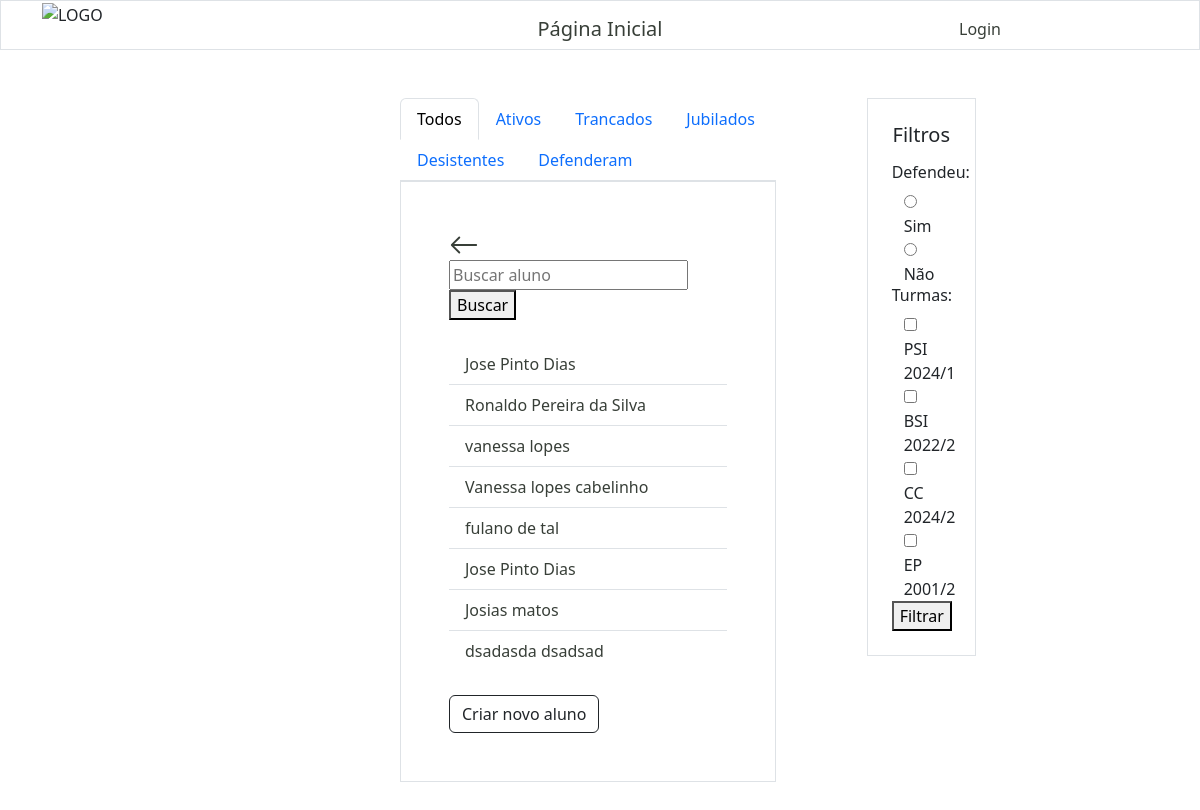
Page /alunos/ on the earlier database version.
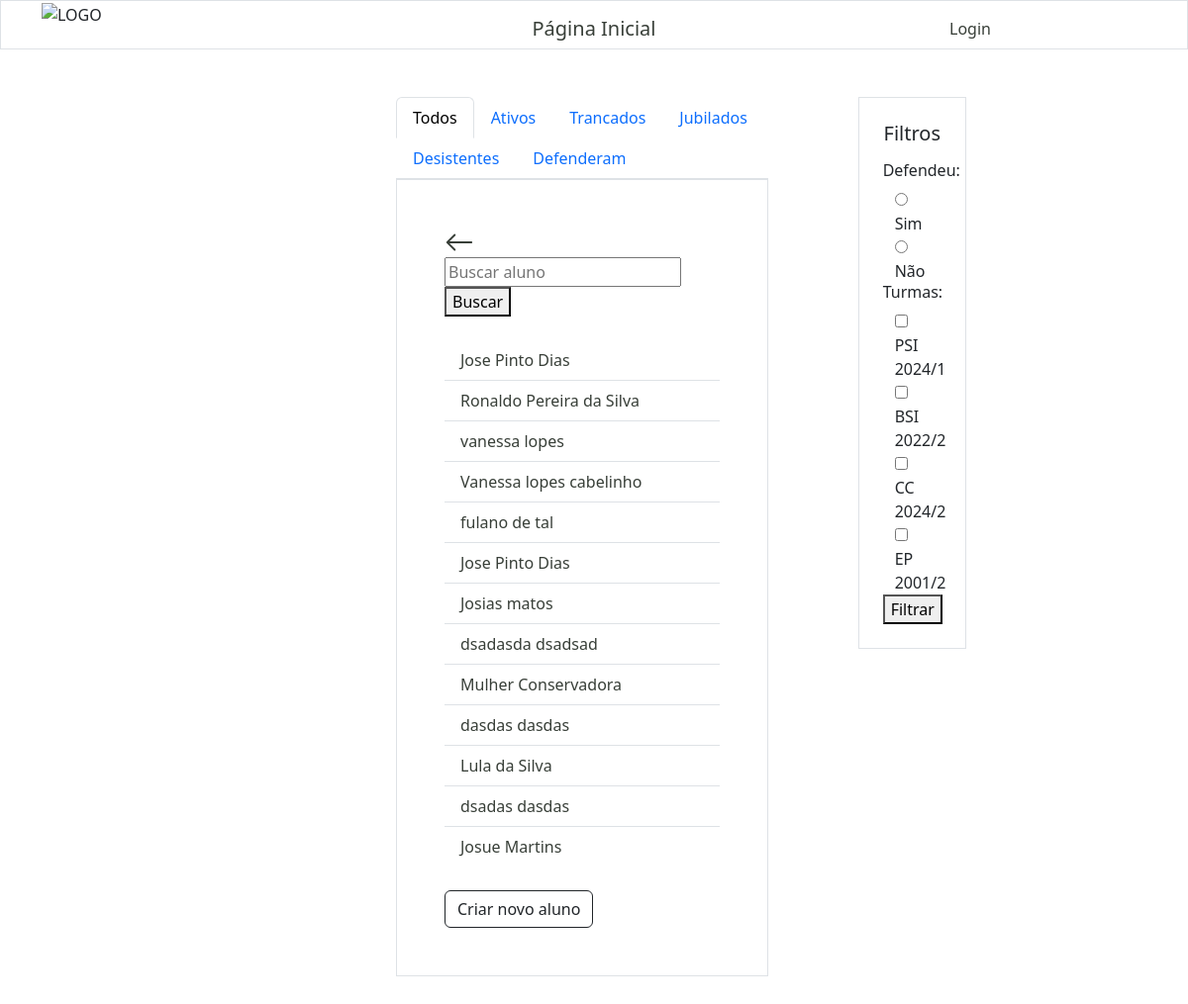
Same page on the later database version.
### alunos/models.py (models this page shows)
class Aluno(models.Model):
    nome = models.CharField(max_length=255)
    sobrenome = models.CharField(max_length=255)
    curso = models.ForeignKey(Turma, on_delete=models.SET_NULL, null=True)
    orientadores = models.ManyToManyField('docentes.Docente', related_name='alunos_orientados')
    defesa = models.BooleanField(blank=True)
    data_defesa = models.DateField(null=True, blank=True)
    artigo = models.URLField(max_length=400, blank=True)
    bolsista = models.CharField(max_length=30, null=True, blank=True)
    obs = models.TextField(max_length=255, blank=True)
    email = models.EmailField(max_length=255, null=True)
    matricula = models.CharField(max_length=20, null=True)
    SITUACAO_CHOICES = [
        ("E", "Em andamento"),
        ("J", "Jubilado"),
        ("D", "Desistência"),
        ("T", "Trancamento"),
        ("C", "Concluído"),
    ]
    situacao = models.CharField(max_length=2, choices=SITUACAO_CHOICES, default='E')
    motivo = models.TextField(null=True, blank=True)
    def __str__(self):
        return f"{self.nome} {self.sobrenome}"

### turmas/models.py (models this page shows, shortened)
class Turma(models.Model):
    nome = models.CharField(max_length=255)
    vagas = models.IntegerField(null=True)
    curso = models.CharField(max_length=255)
    data_de_inicio = models.DateField(null=True)
    data_de_criacao = models.DateField(default=timezone.now)

### alunos/views.py (the view)
# urls.py: path('alunos/', views.alunos, name='alunos'),
def alunos(request):
    alunosValues = pesquisa_aluno(request)
    defendeu = request.GET.get('defendeu')
    turmas_selecionadas = request.GET.getlist('turma')
    if defendeu == '0':
        alunosValues = alunosValues.filter(defesa=True)
    elif defendeu == '1':
        alunosValues = alunosValues.filter(defesa=False)
    aluno_defendeu = Aluno.objects.filter(defesa=True) # Pode ser retirado junto com a parte do html
    contador = Aluno.objects.filter(defesa=True).count() # Pode ser retirado junto com a parte do html
    todas_turmas = Turma.objects.all()
    turmas_query = Q()
    for turma_id in turmas_selecionadas:
        turmas_query |= Q(curso_id=turma_id)
    alunosValues = alunosValues.filter(turmas_query)
    alunosAtivos = alunosValues.filter(situacao= 'E')
    alunosDesistentes = alunosValues.filter(situacao='D')
    alunosJubilados = alunosValues.filter(situacao= 'J')
    alunosTrancados = alunosValues.filter(situacao= 'T')
    alunosConcluidos = alunosValues.filter(situacao= 'C')
    context = {
        'alunosValues': alunosValues,
        'aluno_defendeu': aluno_defendeu, # Pode ser retirado junto com a parte do html
        'contador': contador, # Pode ser retirado junto com a parte do html
        'turmas': todas_turmas,
        'turmas_selecionadas': turmas_selecionadas,
        'alunosAtivos' : alunosAtivos,
        'alunosDesistentes' : alunosDesistentes,
        'alunosJubilados' : alunosJubilados,
        'alunosTrancados' : alunosTrancados,
        'alunosConcluidos' : alunosConcluidos,
        }
    return render(request, 'alunosList.html', context)

### alunos/views.py (called while the page is built)
def pesquisa_aluno(request):
    query = request.GET.get('aluno')
    if query:
        keywords = query.split()
        query_list = []
        for keyword in keywords:
            query_list.append(Q(nome__icontains=keyword) | Q(sobrenome__icontains=keyword))
        pesquisa = Q()
        for query_item in query_list:
            pesquisa |= query_item
        alunosValues = Aluno.objects.filter(pesquisa)
    else:
        alunosValues = Aluno.objects.all()
    return alunosValues

### alunos/templates/alunosList.html (shortened to what the changed rows need)
{% extends "master.html" %}
{% block content %}
    <div class="row">
        <div class="row">
            <div class="col">
            <div class="container p-5 mb-5 border">
                <div class="tab-content" id="nav-tabContent">
                    <div class="tab-pane fade show active" id="nav-todos" role="tabpanel" aria-labelledby="nav-todos-tab">
                        <ul class="list-group list-group-flush">
                            {% for x in alunosValues %}
                            <li class="list-group-item"> <a href="{% url 'alunoInfo' prefix='alunos' id=x.id %}">{{ x.nome }} {{ x.sobrenome }}</a> </li>
                            {% endfor %}
                        </ul>
                    </div>
                </div>
            </div>
        </div>
        <div class="col">
            <div class="row">
                    <div class="col-4">
                        <div class="container p-4 my-5 border">
                            <form action="{% url 'alunos' %}" method="GET">
                                {% for turma in turmas %}
                                <div class="container pl-0">
                                    <input type="checkbox" id="turma{{ turma.id }}" name="turma" value="{{ turma.id }}" {% if turma.id in turmas_selecionadas %}checked{% endif %}>
                                    <label for="turma{{ turma.id }}">{{ turma.nome }}</label>
                                </div>
                                {% endfor %}
                            </form>
                        </div>
                    </div>
            </div>
        </div>
    </div>
{% endblock %}

Differences in the rows shown:
added Aluno: nome "Mulher", sobrenome "Conservadora"
added Aluno: nome "dasdas", sobrenome "dasdas"
added Aluno: nome "Lula", sobrenome "da Silva"
added Aluno: nome "dsadas", sobrenome "dasdas"
added Aluno: nome "Josue", sobrenome "Martins"
